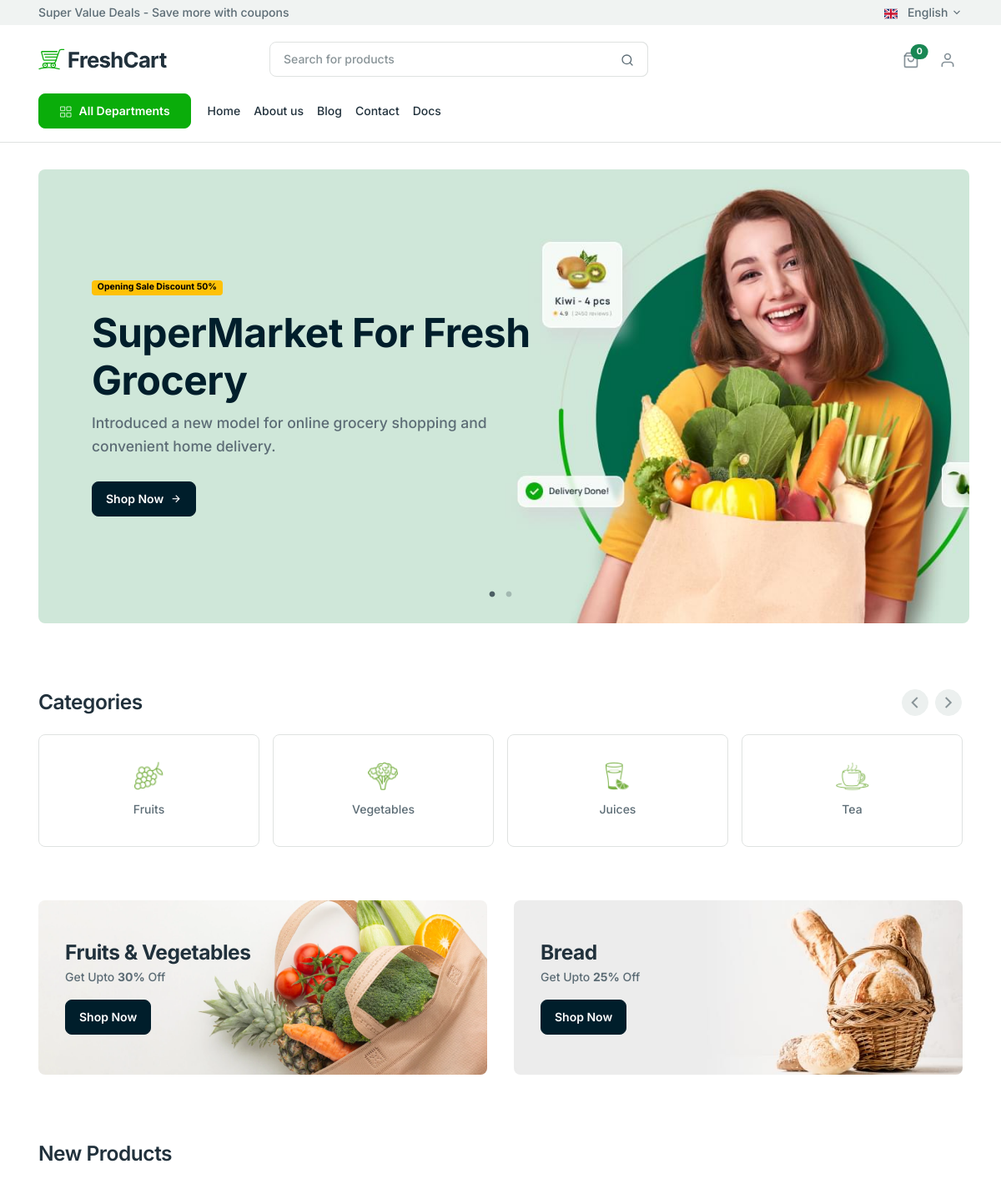
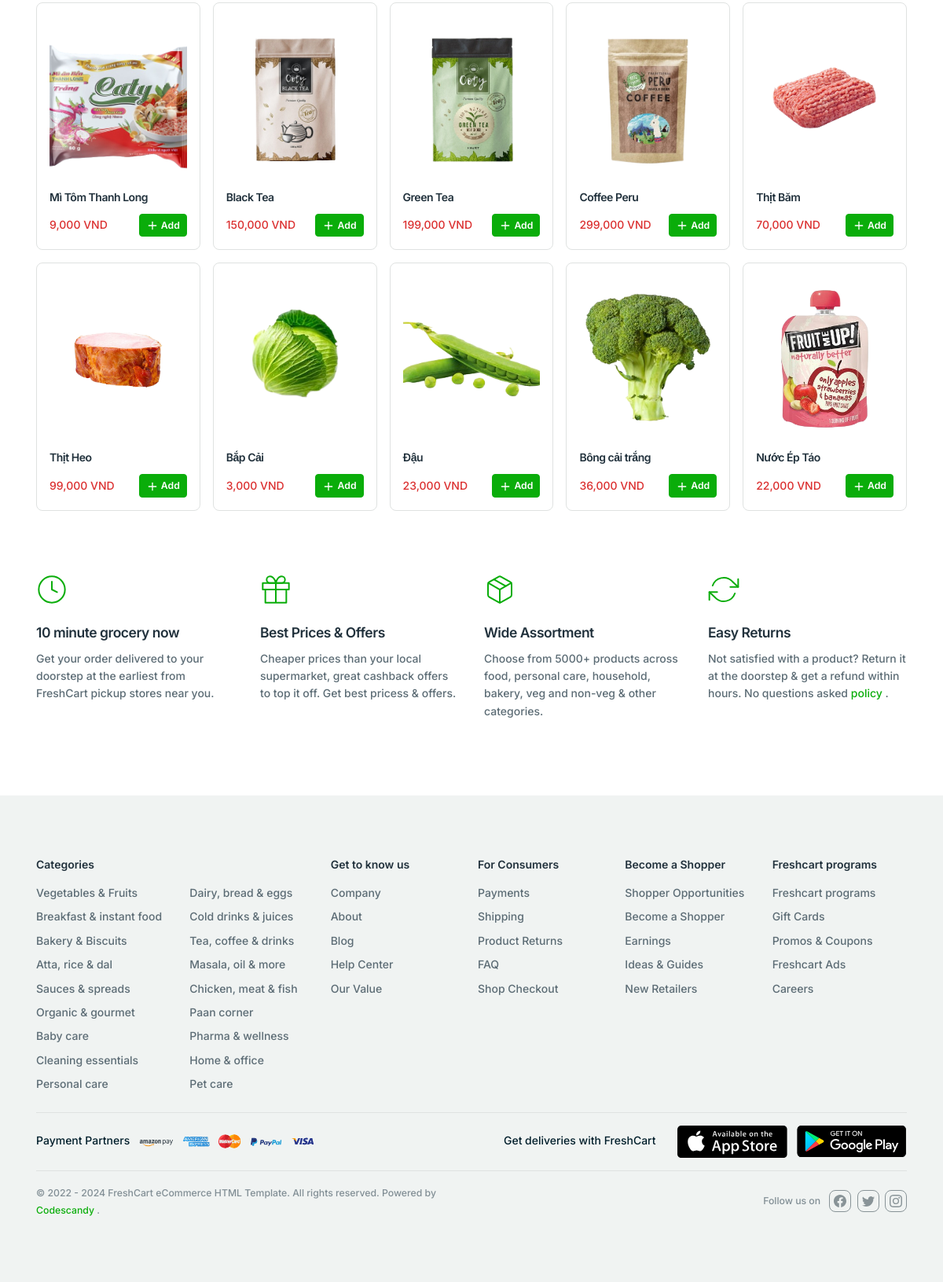
The page / on the database its author committed (2 pictures, top to bottom).
### tables this page shows
CREATE TABLE `category` (
  `id` int(11) NOT NULL,
  `name` varchar(255) NOT NULL,
  `img` varchar(255) NOT NULL
);

CREATE TABLE `product` (
  `id` int(11) NOT NULL,
  `name` varchar(255) NOT NULL,
  `img` varchar(255) NOT NULL,
  `price` int(11) NOT NULL,
  `quantity` int(11) NOT NULL,
  `desc` text NOT NULL,
  `id_category` int(11) NOT NULL
);

### model/pdo.php (called while the page is built, shortened)
<?php
function pdo_get_connection(){
    $servername = "localhost";
    $username = "root";
    $password = "";
    try {
        $conn = new PDO("mysql:host=$servername;dbname=freshcart", $username, $password);
        $conn->setAttribute(PDO::ATTR_ERRMODE, PDO::ERRMODE_EXCEPTION);
        return $conn;
    } catch(PDOException $e) {
        echo "Connection failed: " . $e->getMessage();
    }
}
function pdo_query($sql){
    $sql_args=array_slice(func_get_args(),1);
    try{
        $conn=pdo_get_connection();
        $stmt=$conn->prepare($sql);
        $stmt->execute($sql_args);
        $rows=$stmt->fetchAll();
        return $rows;
    }
    catch(PDOException $e){
        throw $e;
    }
    finally{
        unset($conn);
    }
}
?>

### model/category.php (called while the page is built, shortened)
<?php
    function loadall_category($key_word=""){
        $sql = "SELECT * FROM category WHERE 1";
        $listCategory = pdo_query($sql);
        return  $listCategory;
    }
?>

### model/product.php (called while the page is built, shortened)
<?php
    function loadall_sanpham_top10(){
        $sql="SELECT * FROM product WHERE 1 ORDER BY id DESC LIMIT 0,10";
        $listProduct = pdo_query($sql);
        return $listProduct;
    }
?>

### view/home.php (the view, shortened to what this page needs)
<main>
         <section class="mt-8">
            <div class="container">
               <div class="hero-slider">
                  <div style="background: url(./assets/images/slider/slide-1.jpg) no-repeat; background-size: cover; border-radius: 0.5rem; background-position: center">
                     <div class="ps-lg-12 py-lg-16 col-xxl-5 col-md-7 py-14 px-8 text-xs-center">
                        <span class="badge text-bg-warning">Opening Sale Discount 50%</span>
                        <h2 class="text-dark display-5 fw-bold mt-4">SuperMarket For Fresh Grocery</h2>
                        <p class="lead">Introduced a new model for online grocery shopping and convenient home delivery.</p>
                        <a href="#!" class="btn btn-dark mt-3">
                           Shop Now
                           <i class="feather-icon icon-arrow-right ms-1"></i>
                        </a>
                     </div>
                  </div>
               </div>
            </div>
         </section>
         <section class="mb-lg-10 mt-lg-14 my-8">
            <div class="container">
               <div class="row">
                  <div class="col-12 mb-6">
                     <h3 class="mb-0">Categories</h3>
                  </div>
               </div>
               <div class="category-slider">
                  <?php
                     foreach ($listCategory as $value) {
                        extract($value);
                  ?>
                  <div class="item">
                     <a href="index.php?act=categories&id=<?= $id ?>" class="text-decoration-none text-inherit">
                        <div class="card card-product mb-lg-4">
                           <div class="card-body text-center py-8">
                              <img style="width: 40px; height: 34px; object-fit: contain;" src="./upload/<?= $img ?>" alt="Grocery Ecommerce Template" class="mb-3 img-fluid" />
                              <div class="text-truncate"><?= $name ?></div>
                           </div>
                        </div>
                     </a>
                  </div>
                  <?php
                     }
                  ?>
               </div>
            </div>
         </section>
         <section>
            <div class="container">
               <div class="row">
                  <div class="col-12 col-md-6 mb-3 mb-lg-0">
                     <div>
                        <div class="py-10 px-8 rounded" style="background: url(./assets/images/banner/grocery-banner.png) no-repeat; background-size: cover; background-position: center">
                           <div>
                              <h3 class="fw-bold mb-1">Fruits & Vegetables</h3>
                              <p class="mb-4">
                                 Get Upto
                                 <span class="fw-bold">30%</span>
                                 Off
                              </p>
                              <a href="#!" class="btn btn-dark">Shop Now</a>
                           </div>
                        </div>
                     </div>
                  </div>
                  <div class="col-12 col-md-6">
                     <div>
                        <div class="py-10 px-8 rounded" style="background: url(./assets/images/banner/grocery-banner-2.jpg) no-repeat; background-size: cover; background-position: center">
                           <div>
                              <h3 class="fw-bold mb-1">Bread</h3>
                              <p class="mb-4">
                                 Get Upto
                                 <span class="fw-bold">25%</span>
                                 Off
                              </p>
                              <a href="#!" class="btn btn-dark">Shop Now</a>
                           </div>
                        </div>
                     </div>
                  </div>
               </div>
            </div>
         </section>
         <section class="my-lg-14 my-8">
            <div class="container">
               <div class="row">
                  <div class="col-12 mb-6">
                     <h3 class="mb-0">New Products</h3>
                  </div>
               </div>
               <div class="row g-4 row-cols-lg-5 row-cols-2 row-cols-md-3">
                  <?php
                     foreach ($listProductTop10 as $value) {
                        extract($value);
                  ?>
                  <div class="col">
                     <div class="card card-product">
                        <div class="card-body">
                           <div class="text-center position-relative">
                              <a href="index.php?act=product_details&id=<?= $id ?>"><img style="width: 211px; height: 211px; object-fit: cover;" src="./upload/<?= $img ?>" alt="Grocery Ecommerce Template" class="mb-3 img-fluid" /></a>
                           </div>
                           <h2 class="fs-6"><a href="index.php?act=product_details&id=<?= $id ?>" class="text-inherit text-decoration-none"><?= $name ?></a></h2>
                           <div class="d-flex justify-content-between align-items-center mt-3">
                              <div>
                                 <span class="text-danger"><?= number_format($price) ?> VND</span>
                              </div>
                              <div data-id="<?= $id ?>" onclick="addToCart(<?= $id ?>, '<?= $name ?>', '<?= $img ?>', <?= $quantity ?> , <?= $price ?>, 1);">
                                 <a href="#!" class="btn btn-primary btn-sm">
                                    <svg
                                       xmlns="http://www.w3.org/2000/svg"
                                       width="16"
                                       height="16"
                                       viewBox="0 0 24 24"
                                       fill="none"
                                       stroke="currentColor"
                                       stroke-width="2"
                                       stroke-linecap="round"
                                       stroke-linejoin="round"
                                       class="feather feather-plus">
                                       <line x1="12" y1="5" x2="12" y2="19"></line>
                                       <line x1="5" y1="12" x2="19" y2="12"></line>
                                    </svg>
                                    Add
                                 </a>
                              </div>
                           </div>
                        </div>
                     </div>
                  </div>
                  <?php
                     }
                  ?>
               </div>
            </div>
         </section>
         <section class="my-lg-14 my-8">
            <div class="container">
               <div class="row">
                  <div class="col-md-6 col-lg-3">
                     <div class="mb-8 mb-xl-0">
                        <div class="mb-6"><img src="./assets/images/icons/clock.svg" alt="" /></div>
                        <h3 class="h5 mb-3">10 minute grocery now</h3>
                        <p>Get your order delivered to your doorstep at the earliest from FreshCart pickup stores near you.</p>
                     </div>
                  </div>
                  <div class="col-md-6 col-lg-3">
                     <div class="mb-8 mb-xl-0">
                        <div class="mb-6"><img src="./assets/images/icons/gift.svg" alt="" /></div>
                        <h3 class="h5 mb-3">Best Prices & Offers</h3>
                        <p>Cheaper prices than your local supermarket, great cashback offers to top it off. Get best pricess & offers.</p>
                     </div>
                  </div>
                  <div class="col-md-6 col-lg-3">
                     <div class="mb-8 mb-xl-0">
                        <div class="mb-6"><img src="./assets/images/icons/package.svg" alt="" /></div>
                        <h3 class="h5 mb-3">Wide Assortment</h3>
                        <p>Choose from 5000+ products across food, personal care, household, bakery, veg and non-veg & other categories.</p>
                     </div>
                  </div>
                  <div class="col-md-6 col-lg-3">
                     <div class="mb-8 mb-xl-0">
                        <div class="mb-6"><img src="./assets/images/icons/refresh-cw.svg" alt="" /></div>
                        <h3 class="h5 mb-3">Easy Returns</h3>
                        <p>
                           Not satisfied with a product? Return it at the doorstep & get a refund within hours. No questions asked
                           <a href="#!">policy</a>
                           .
                        </p>
                     </div>
                  </div>
               </div>
            </div>
         </section>
      </main>

### rows shown on the page
category: img (picture), name "Fruits"
category: img (picture), name "Vegetables"
category: img (picture), name "Juices"
category: img (picture), name "Tea"
product: img (picture), name "Mì Tôm Thanh Long", price "9,000"
product: img (picture), name "Black Tea", price "150,000"
product: img (picture), name "Green Tea", price "199,000"
product: img (picture), name "Coffee Peru", price "299,000"
product: img (picture), name "Thịt Băm", price "70,000"
product: img (picture), name "Thịt Heo", price "99,000"
product: img (picture), name "Bắp Cải", price "3,000"
product: img (picture), name "Đậu", price "23,000"
product: img (picture), name "Bông cải trắng", price "36,000"
product: img (picture), name "Nước Ép Táo", price "22,000"
